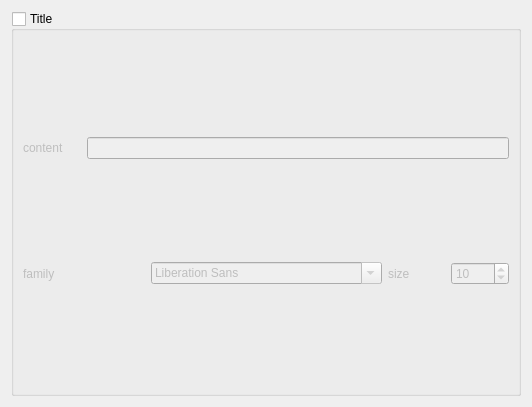
         <widget class="QWidget" name="page_7">
          <property name="geometry">
           <rect>
            <x>0</x>
            <y>0</y>
            <width>532</width>
            <height>407</height>
           </rect>
          </property>
          <attribute name="label">
           <string>Title</string>
          </attribute>
          <layout class="QGridLayout" name="gridLayout_31">
           <item row="0" column="0">
            <widget class="QGroupBox" name="groupBox_title_2D">
             <property name="title">
              <string>Title</string>
             </property>
             <property name="checkable">
              <bool>true</bool>
             </property>
             <property name="checked">
              <bool>false</bool>
             </property>
             <layout class="QGridLayout" name="gridLayout_14">
              <item row="1" column="2">
               <widget class="QFontComboBox" name="fontComboBox_title_2D"/>
              </item>
              <item row="1" column="3">
               <widget class="QLabel" name="label_34">
                <property name="text">
                 <string>size</string>
                </property>
               </widget>
              </item>
              <item row="1" column="0">
               <widget class="QLabel" name="label_35">
                <property name="text">
                 <string>family</string>
                </property>
               </widget>
              </item>
              <item row="0" column="0">
               <widget class="QLabel" name="label_36">
                <property name="text">
                 <string>content</string>
                </property>
               </widget>
              </item>
              <item row="1" column="4">
               <widget class="QSpinBox" name="spinBox_titleSize_2D">
                <property name="value">
                 <number>10</number>
                </property>
               </widget>
              </item>
              <item row="0" column="1" colspan="4">
               <widget class="QLineEdit" name="lineEdit_titleContent_2D"/>
              </item>
             </layout>
            </widget>
           </item>
          </layout>
         </widget>
